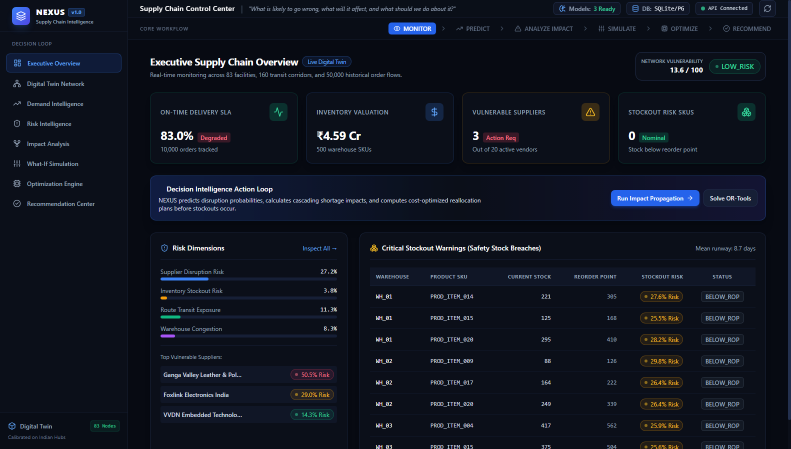
#> input picture NEXUS_Documentation_Assets/01_executive_overview.png, 1582 x 898 px, found by its file name (shown at 1/2 size)
$ python generate_pastel_assets.py
#> lines starting #> are read from the running program, lines starting #| are printed output that depends on the picture
"""
Generates custom pastel assets for the 13-slide NEXUS presentation.
Theme: Pastel Supply Chain Control Tower
Background: Warm Ivory (#FAF8F3) / Soft Cream (#FFFDF9)
Accents: Mint (#D9F3EE), Pastel Blue (#DCEBFA), Lavender (#E9E1F7), Peach (#FCE3D6), Yellow (#FFF0C7)
Text: Charcoal (#20252B), Slate (#626A73), Muted (#9299A1)
"""

import os
import matplotlib.pyplot as plt
import matplotlib.patches as patches
import numpy as np
from PIL import Image, ImageDraw, ImageFont, ImageFilter

OUTPUT_DIR = "NEXUS_Pastel_Presentation_Assets"
os.makedirs(OUTPUT_DIR, exist_ok=True)

IVORY = "#FAF8F3"
CREAM = "#FFFDF9"
CHARCOAL = "#20252B"
SECONDARY = "#626A73"
MUTED = "#9299A1"
BORDER_COLOR = "#E2DDD2"

MINT = "#D9F3EE"
MINT_BORDER = "#10B981"
BLUE = "#DCEBFA"
BLUE_BORDER = "#3B82F6"
LAVENDER = "#E9E1F7"
LAVENDER_BORDER = "#8B5CF6"
PEACH = "#FCE3D6"
PEACH_BORDER = "#F97316"
YELLOW = "#FFF0C7"
YELLOW_BORDER = "#EAB308"
CORAL = "#FEE2E2"
CORAL_BORDER = "#EF4444"

# Set matplotlib parameters for clean pastel style
plt.rcParams['font.sans-serif'] = 'DejaVu Sans'
plt.rcParams['axes.edgecolor'] = BORDER_COLOR
plt.rcParams['axes.linewidth'] = 1.0

# -------------------------------------------------------------
# 1. ABSTRACT COVER SUPPLY CHAIN NETWORK
# -------------------------------------------------------------
def generate_cover_network():
    fig, ax = plt.subplots(figsize=(8, 7), dpi=300)
    fig.patch.set_facecolor(IVORY)
    ax.set_facecolor(IVORY)
    ax.axis('off')

    # Subtle background grid dots
    for x in np.linspace(0.05, 0.95, 12):
        for y in np.linspace(0.05, 0.95, 12):
            ax.plot(x, y, 'o', color='#EAE5DB', markersize=2, alpha=0.6)

    # Define tier positions
    tiers = {
        'Suppliers': [(0.15, 0.78), (0.15, 0.50), (0.15, 0.22)],
        'Production': [(0.35, 0.65), (0.35, 0.35)],
        'Warehouses': [(0.55, 0.75), (0.55, 0.45), (0.55, 0.18)],
        'Hubs': [(0.72, 0.60), (0.72, 0.32)],
        'Demand': [(0.90, 0.80), (0.90, 0.52), (0.90, 0.25)]
    }

    # Draw connection lines (curved-like arcs or thin clean segments)
    all_nodes = [
        (0.15, 0.78), (0.15, 0.50), (0.15, 0.22),
        (0.35, 0.65), (0.35, 0.35),
        (0.55, 0.75), (0.55, 0.45), (0.55, 0.18),
        (0.72, 0.60), (0.72, 0.32),
        (0.90, 0.80), (0.90, 0.52), (0.90, 0.25)
    ]

    # Connections
    edges = [
        ((0.15, 0.78), (0.35, 0.65)),
        ((0.15, 0.50), (0.35, 0.65)),
        ((0.15, 0.50), (0.35, 0.35)),
        ((0.15, 0.22), (0.35, 0.35)),
        ((0.35, 0.65), (0.55, 0.75)),
        ((0.35, 0.65), (0.55, 0.45)),
        ((0.35, 0.35), (0.55, 0.45)),
        ((0.35, 0.35), (0.55, 0.18)),
        ((0.55, 0.75), (0.72, 0.60)),
        ((0.55, 0.45), (0.72, 0.60)),
        ((0.55, 0.45), (0.72, 0.32)),
        ((0.55, 0.18), (0.72, 0.32)),
        ((0.72, 0.60), (0.90, 0.80)),
        ((0.72, 0.60), (0.90, 0.52)),
        ((0.72, 0.32), (0.90, 0.52)),
        ((0.72, 0.32), (0.90, 0.25))
    ]

    for (x1, y1), (x2, y2) in edges:
        ax.plot([x1, x2], [y1, y2], '-', color='#D5D1C8', linewidth=1.5, alpha=0.8, zorder=1)

    # Highlight active flow corridor
    active_path = [(0.15, 0.50), (0.35, 0.65), (0.55, 0.45), (0.72, 0.60), (0.90, 0.52)]
    px = [p[0] for p in active_path]
    py = [p[1] for p in active_path]
    ax.plot(px, py, '-', color=BLUE_BORDER, linewidth=2.5, alpha=0.9, zorder=2)

    # Draw Nodes with pastel styling
    tier_styles = [
        ('Suppliers', tiers['Suppliers'], MINT, MINT_BORDER, "Supplier"),
        ('Production', tiers['Production'], BLUE, BLUE_BORDER, "Factory"),
        ('Warehouses', tiers['Warehouses'], LAVENDER, LAVENDER_BORDER, "Warehouse"),
        ('Hubs', tiers['Hubs'], YELLOW, YELLOW_BORDER, "Hub"),
        ('Demand', tiers['Demand'], PEACH, PEACH_BORDER, "Demand")
    ]

    for name, coords, bg, border, label in tier_styles:
        for x, y in coords:
            # Outer subtle halo
            circle_halo = patches.Circle((x, y), 0.045, facecolor=bg, edgecolor=border, linewidth=1.8, alpha=0.4, zorder=3)
            ax.add_patch(circle_halo)
            # Inner solid circle
            circle = patches.Circle((x, y), 0.028, facecolor=bg, edgecolor=border, linewidth=2.0, zorder=4)
            ax.add_patch(circle)

    # Header labels for echelons
    tier_headers = [
        (0.15, "SUPPLIERS"), (0.35, "PRODUCTION"), (0.55, "WAREHOUSES"),
        (0.72, "HUBS"), (0.90, "DEMAND")
    ]
    for x, title in tier_headers:
        ax.text(x, 0.90, title, ha='center', va='center', fontsize=7.5, fontweight='bold', color=SECONDARY)

    # Disruption indicator tag
    ax.text(0.15, 0.58, "SUP_001", ha='center', va='center', fontsize=7.5, fontweight='bold', color=CHARCOAL,
            bbox=dict(boxstyle='round,pad=0.2', facecolor=CREAM, edgecolor='#CBD5E1', alpha=0.95))

    ax.set_xlim(0.05, 0.98)
    ax.set_ylim(0.05, 0.98)
    plt.tight_layout()
    path = os.path.join(OUTPUT_DIR, "pastel_cover_network.png")
    plt.savefig(path, facecolor=fig.get_facecolor(), edgecolor='none')
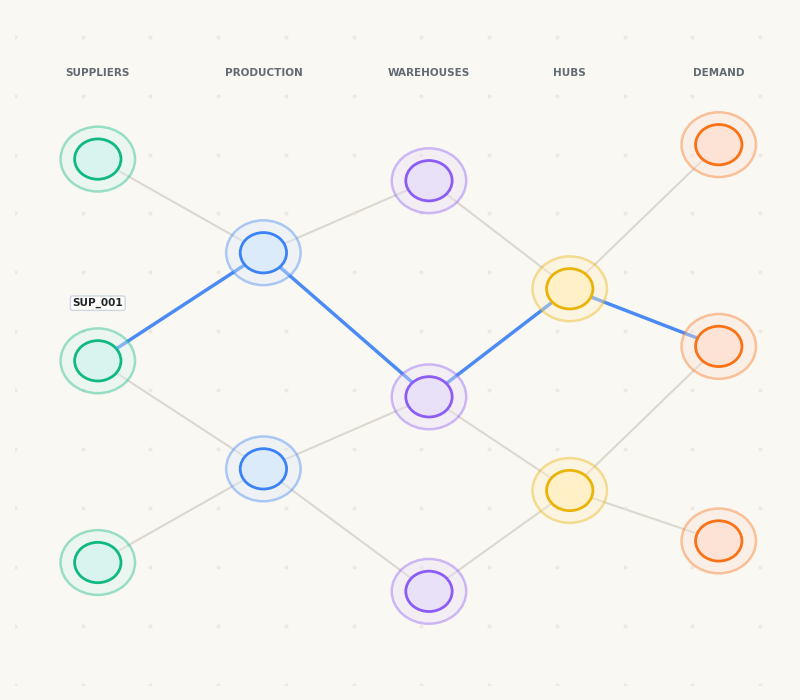
#> figure drawn by matplotlib, 1 panel
    plt.close()
    print("Saved:", path)

# -------------------------------------------------------------
# 2. PASTEL DECISION LOOP
# -------------------------------------------------------------
def generate_decision_loop():
    fig, ax = plt.subplots(figsize=(11, 4.5), dpi=300)
    fig.patch.set_facecolor(IVORY)
    ax.set_facecolor(IVORY)
    ax.axis('off')

    stages = [
        ("MONITOR", "What is happening?", "Live state of 83 nodes across 5 tiers", MINT, MINT_BORDER),
        ("PREDICT", "What is likely to happen?", "XGBoost demand & supplier risk", BLUE, BLUE_BORDER),
        ("IMPACT", "What will it affect?", "Graph BFS & warehouse runway days", LAVENDER, LAVENDER_BORDER),
        ("SIMULATE", "What if we intervene?", "Non-destructive what-if stress tests", YELLOW, YELLOW_BORDER),
        ("OPTIMIZE", "What is the best allocation?", "Google OR-Tools multi-echelon LP", "#DDEEDB", "#16A34A"),
        ("RECOMMEND", "What should we do?", "Plain directives & simulated dispatch", PEACH, PEACH_BORDER)
    ]

    n = len(stages)
    w = 0.14
    h = 0.65
    gap = (0.92 - (n * w)) / (n - 1)

    for i, (title, question, desc, bg, border) in enumerate(stages):
        x = 0.04 + i * (w + gap)
        y = 0.18

        # Rounded card
        card = patches.FancyBboxPatch((x, y), w, h, boxstyle="round,pad=0.02",
                                      linewidth=1.5, edgecolor=border, facecolor=bg)
        ax.add_patch(card)

        # Content
        ax.text(x + w/2, y + h - 0.12, f"0{i+1}", ha='center', va='center', fontsize=12, fontweight='bold', color=border)
        ax.text(x + w/2, y + h - 0.24, title, ha='center', va='center', fontsize=9.5, fontweight='bold', color=CHARCOAL)
        ax.text(x + w/2, y + h - 0.38, question, ha='center', va='center', fontsize=7.5, fontstyle='italic', fontweight='bold', color=SECONDARY)
        ax.text(x + w/2, y + 0.12, desc, ha='center', va='center', fontsize=7.0, color=SECONDARY, multialignment='center')

        # Arrow to next
        if i < n - 1:
            next_x = x + w
            arrow_end = next_x + gap
            ax.annotate('', xy=(arrow_end - 0.005, y + h/2), xytext=(next_x + 0.005, y + h/2),
                        arrowprops=dict(arrowstyle="-|>,head_width=0.35,head_length=0.5", color='#94A3B8', lw=1.6))

    # Bottom loop return arrow
    ax.annotate('', xy=(0.04 + w/2, 0.08), xytext=(0.04 + (n-1)*(w+gap) + w/2, 0.08),
                arrowprops=dict(arrowstyle="->,head_width=0.3,head_length=0.4", color='#CBD5E1', lw=1.4, linestyle='--'))
    ax.text(0.5, 0.08, "Closed Feedback Loop — Prediction directly drives operational decisions",
            ha='center', va='center', fontsize=8, color=MUTED, bbox=dict(boxstyle='round,pad=0.2', facecolor=CREAM, edgecolor='#E2DDD2'))

    ax.set_xlim(0, 1.0)
    ax.set_ylim(0, 0.95)
    plt.tight_layout()
    path = os.path.join(OUTPUT_DIR, "pastel_decision_loop.png")
    plt.savefig(path, facecolor=fig.get_facecolor(), edgecolor='none')
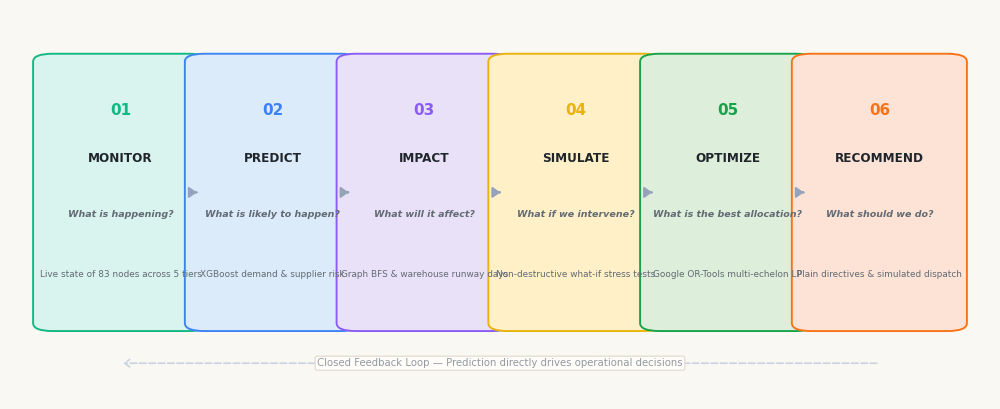
#> figure drawn by matplotlib, 1 panel
    plt.close()
    print("Saved:", path)

# -------------------------------------------------------------
# 3. PASTEL DIGITAL TWIN SIMPLIFIED TOPOLOGY & CASCADE
# -------------------------------------------------------------
def generate_digital_twin_map():
    fig, ax = plt.subplots(figsize=(10, 5), dpi=300)
    fig.patch.set_facecolor(IVORY)
    ax.set_facecolor(IVORY)
    ax.axis('off')

    # Five echelon columns
    col_x = [0.10, 0.30, 0.50, 0.70, 0.90]
    titles = [
        ("20 Suppliers", MINT, MINT_BORDER),
        ("8 Factories", BLUE, BLUE_BORDER),
        ("10 Warehouses", LAVENDER, LAVENDER_BORDER),
        ("15 Hubs", YELLOW, YELLOW_BORDER),
        ("30 Zones", PEACH, PEACH_BORDER)
    ]

    for idx, (t, bg, border) in enumerate(titles):
        cx = col_x[idx]
        card = patches.FancyBboxPatch((cx - 0.08, 0.15), 0.16, 0.70, boxstyle="round,pad=0.02",
                                      linewidth=1.2, edgecolor=border, facecolor=CREAM)
        ax.add_patch(card)
        # Header pill
        pill = patches.FancyBboxPatch((cx - 0.075, 0.72), 0.15, 0.10, boxstyle="round,pad=0.01",
                                      linewidth=0, facecolor=bg)
        ax.add_patch(pill)
        ax.text(cx, 0.77, t, ha='center', va='center', fontsize=8.5, fontweight='bold', color=CHARCOAL)

    # Disruption flow in coral
    # Supplier (SUP_001) -> Factory (PROD_01) -> WH_01 -> Hubs -> Demand
    disrupted_nodes = [
        (col_x[0], 0.55, "SUP_001\n(-80%)"),
        (col_x[1], 0.55, "Assembly\nStarved"),
        (col_x[2], 0.55, "WH_01\n(5.07d)"),
        (col_x[3], 0.55, "Hubs\nLow Stock"),
        (col_x[4], 0.55, "5 Metro\nZones")
    ]

    for i in range(len(disrupted_nodes) - 1):
        x1, y1, _ = disrupted_nodes[i]
        x2, y2, _ = disrupted_nodes[i+1]
        ax.annotate('', xy=(x2 - 0.05, y2), xytext=(x1 + 0.05, y1),
                    arrowprops=dict(arrowstyle="-|>,head_width=0.35,head_length=0.5", color=CORAL_BORDER, lw=2.2, linestyle='--'))

    for x, y, lbl in disrupted_nodes:
        node_box = patches.FancyBboxPatch((x - 0.065, y - 0.08), 0.13, 0.16, boxstyle="round,pad=0.02",
                                          linewidth=1.6, edgecolor=CORAL_BORDER, facecolor=CORAL)
        ax.add_patch(node_box)
        ax.text(x, y, lbl, ha='center', va='center', fontsize=7.5, fontweight='bold', color="#991B1B", multialignment='center')

    # Mitigation flow from alternative vendor
    alt_nodes = [
        (col_x[0], 0.28, "SUP_005\n(Backup)"),
        (col_x[2], 0.28, "WH_01\n(Rebalanced)")
    ]
    ax.annotate('', xy=(alt_nodes[1][0] - 0.05, 0.28), xytext=(alt_nodes[0][0] + 0.05, 0.28),
                arrowprops=dict(arrowstyle="-|>,head_width=0.35,head_length=0.5", color="#16A34A", lw=2.0))
    ax.text(0.30, 0.32, "NEXUS Reallocation (+₹5.04M Logistics)", ha='center', va='center', fontsize=7.5, fontweight='bold', color="#16A34A")

    for x, y, lbl in alt_nodes:
        node_box = patches.FancyBboxPatch((x - 0.065, y - 0.08), 0.13, 0.16, boxstyle="round,pad=0.02",
                                          linewidth=1.4, edgecolor="#16A34A", facecolor="#DCFCE7")
        ax.add_patch(node_box)
        ax.text(x, y, lbl, ha='center', va='center', fontsize=7.5, fontweight='bold', color="#166534", multialignment='center')

    ax.text(0.5, 0.90, "INDIAN MULTI-ECHELON TOPOLOGY (83 NODES, 160 CORRIDORS)",
            ha='center', va='center', fontsize=11, fontweight='bold', color=CHARCOAL)
    ax.text(0.5, 0.06, "Highlighting failure cascade from SUP_001 in Pune to WH_01, alongside optimal secondary vendor rerouting",
            ha='center', va='center', fontsize=8, color=SECONDARY)

    ax.set_xlim(0, 1.0)
    ax.set_ylim(0, 0.98)
    plt.tight_layout()
    path = os.path.join(OUTPUT_DIR, "pastel_supply_chain_twin.png")
    plt.savefig(path, facecolor=fig.get_facecolor(), edgecolor='none')
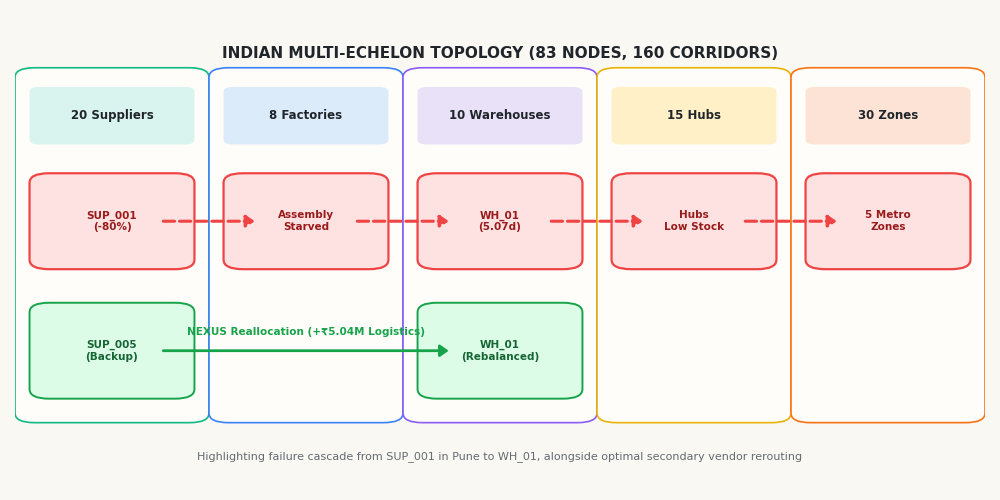
#> figure drawn by matplotlib, 1 panel
    plt.close()
    print("Saved:", path)

# -------------------------------------------------------------
# 4. PASTEL MODEL COMPARISON
# -------------------------------------------------------------
def generate_pastel_model_charts():
    fig, (ax1, ax2) = plt.subplots(1, 2, figsize=(11, 4.8), dpi=300, gridspec_kw={'width_ratios': [1.1, 1.1]})
    fig.patch.set_facecolor(IVORY)

    # Chart 1: Demand RMSE
    ax1.set_facecolor(CREAM)
    models = ['8-Week Moving Avg', '4-Week Moving Avg', 'Naive Persistence', 'XGBoost (NEXUS)']
    rmse_vals = [210775.27, 153446.84, 136255.10, 96042.50]
    colors = ['#E2E8F0', '#E2E8F0', '#CBD5E1', MINT]
    edgecolors = ['#CBD5E1', '#CBD5E1', '#94A3B8', MINT_BORDER]

    y_pos = np.arange(len(models))
    bars1 = ax1.barh(y_pos, rmse_vals, height=0.45, color=colors, edgecolor=edgecolors, linewidth=1.5)

    ax1.set_yticks(y_pos)
    ax1.set_yticklabels(models, fontsize=9, fontweight='bold', color=CHARCOAL)
    ax1.set_xlabel('Root Mean Squared Error (RMSE)', fontsize=8.5, color=SECONDARY, labelpad=8)
    ax1.set_title('Demand Forecasting Error (Walmart Series)', fontsize=10.5, fontweight='bold', color=CHARCOAL, pad=12)
    ax1.grid(axis='x', color='#EAE5DB', linestyle='--', alpha=0.8)
    ax1.tick_params(colors=SECONDARY, labelsize=8)
    ax1.set_xlim(0, 250000)

    for b in bars1:
        w = b.get_width()
        ax1.text(w + 3500, b.get_y() + b.get_height()/2, f"{w:,.0f}", va='center', ha='left', color=CHARCOAL, fontsize=8, fontweight='bold')

    # Callout badge for XGBoost
    ax1.text(96042.50 / 2, 3, "-29.51% RMSE", va='center', ha='center', color="#065F46", fontsize=8, fontweight='bold')

    # Chart 2: Supplier Risk Metrics
    ax2.set_facecolor(CREAM)
    metrics = ['Precision', 'Recall', 'F1-Score']
    lr = [0.7531, 0.7349, 0.7439]
    xgb = [0.7442, 0.7711, 0.7574]

    x = np.arange(len(metrics))
    w = 0.32

    b1 = ax2.bar(x - w/2, lr, w, label='Logistic Regression Baseline', color='#F1F5F9', edgecolor='#94A3B8', linewidth=1.2)
    b2 = ax2.bar(x + w/2, xgb, w, label='XGBoost Classifier (NEXUS)', color=BLUE, edgecolor=BLUE_BORDER, linewidth=1.4)

    ax2.set_ylabel('Score (0.0 - 1.0)', fontsize=8.5, color=SECONDARY)
    ax2.set_title('Supplier Risk on 10 Unseen Vendors', fontsize=10.5, fontweight='bold', color=CHARCOAL, pad=12)
    ax2.set_xticks(x)
    ax2.set_xticklabels(metrics, fontsize=9, fontweight='bold', color=CHARCOAL)
    ax2.set_ylim(0.65, 0.85)
    ax2.grid(axis='y', color='#EAE5DB', linestyle='--', alpha=0.8)
    ax2.tick_params(colors=SECONDARY, labelsize=8)
    ax2.legend(loc='lower right', facecolor=CREAM, edgecolor='#CBD5E1', fontsize=7.5)

    for b in b1:
        h = b.get_height()
        ax2.text(b.get_x() + b.get_width()/2, h + 0.005, f"{h:.3f}", ha='center', va='bottom', color=SECONDARY, fontsize=7.5)
    for b in b2:
        h = b.get_height()
        ax2.text(b.get_x() + b.get_width()/2, h + 0.005, f"{h:.3f}", ha='center', va='bottom', color="#1E40AF", fontsize=7.5, fontweight='bold')

    plt.tight_layout()
    path = os.path.join(OUTPUT_DIR, "pastel_model_charts.png")
    plt.savefig(path, facecolor=fig.get_facecolor(), edgecolor='none')
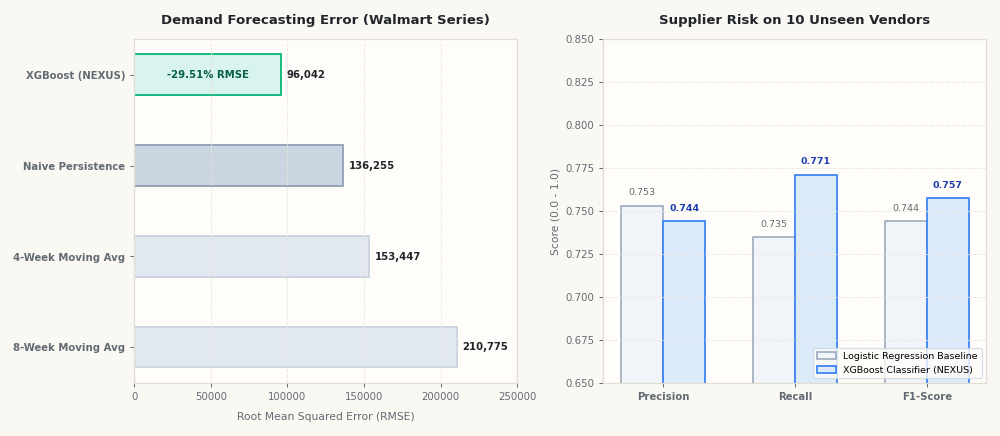
#> figure drawn by matplotlib, 2 panels; panel 2: tallest bar 0.753 high, from x = -0.32 to 0; panel 2: tallest bar 0.771 high, from x = 1 to 1.32
    plt.close()
    print("Saved:", path)

# -------------------------------------------------------------
# 5. PASTEL OPTIMIZATION COMPARISON CARDS
# -------------------------------------------------------------
def generate_pastel_optimization_diff():
    fig, ax = plt.subplots(figsize=(11, 4.5), dpi=300)
    fig.patch.set_facecolor(IVORY)
    ax.set_facecolor(IVORY)
    ax.axis('off')

    # Baseline Card (Left)
    card1 = patches.FancyBboxPatch((0.05, 0.15), 0.38, 0.70, boxstyle="round,pad=0.03",
                                   linewidth=1.5, edgecolor=PEACH_BORDER, facecolor=PEACH)
    ax.add_patch(card1)
    ax.text(0.24, 0.76, "BASELINE HEURISTIC", ha='center', va='center', fontsize=11, fontweight='bold', color="#9A3412")
    ax.text(0.24, 0.65, "₹41.22M", ha='center', va='center', fontsize=24, fontweight='bold', color=CHARCOAL)
    ax.text(0.24, 0.58, "Total Operational Cost", ha='center', va='center', fontsize=9, color=SECONDARY)
    ax.text(0.24, 0.44, "69,843 Units", ha='center', va='center', fontsize=14, fontweight='bold', color="#B91C1C")
    ax.text(0.24, 0.38, "Unmet Demand Shortage", ha='center', va='center', fontsize=8.5, color=SECONDARY)
    ax.text(0.24, 0.26, "54.57% Service Level", ha='center', va='center', fontsize=12, fontweight='bold', color="#9A3412")

    # Center Differential Pill
    diff_box = patches.FancyBboxPatch((0.44, 0.22), 0.12, 0.56, boxstyle="round,pad=0.02",
                                      linewidth=1.4, edgecolor=MINT_BORDER, facecolor=CREAM)
    ax.add_patch(diff_box)
    ax.text(0.50, 0.66, "-53.19%", ha='center', va='center', fontsize=13, fontweight='bold', color=MINT_BORDER)
    ax.text(0.50, 0.59, "Cost Cut", ha='center', va='center', fontsize=7.5, color=SECONDARY)
    ax.text(0.50, 0.48, "₹21.92M", ha='center', va='center', fontsize=11, fontweight='bold', color=CHARCOAL)
    ax.text(0.50, 0.42, "Saved", ha='center', va='center', fontsize=7.5, color=SECONDARY)
    ax.text(0.50, 0.32, "+45.43 pp", ha='center', va='center', fontsize=10, fontweight='bold', color=MINT_BORDER)
    ax.text(0.50, 0.26, "SLA Gain", ha='center', va='center', fontsize=7.5, color=SECONDARY)

    # NEXUS Optimized Card (Right)
    card2 = patches.FancyBboxPatch((0.57, 0.15), 0.38, 0.70, boxstyle="round,pad=0.03",
                                   linewidth=1.8, edgecolor=MINT_BORDER, facecolor=MINT)
    ax.add_patch(card2)
    ax.text(0.76, 0.76, "NEXUS OPTIMIZED (OR-TOOLS)", ha='center', va='center', fontsize=11, fontweight='bold', color="#065F46")
    ax.text(0.76, 0.65, "₹19.29M", ha='center', va='center', fontsize=24, fontweight='bold', color=CHARCOAL)
    ax.text(0.76, 0.58, "Total Operational Cost", ha='center', va='center', fontsize=9, color=SECONDARY)
    ax.text(0.76, 0.44, "0 Units", ha='center', va='center', fontsize=14, fontweight='bold', color="#065F46")
    ax.text(0.76, 0.38, "Zero Unmet Shortage", ha='center', va='center', fontsize=8.5, color=SECONDARY)
    ax.text(0.76, 0.26, "100.00% Service Level", ha='center', va='center', fontsize=12, fontweight='bold', color="#065F46")

    ax.text(0.50, 0.90, "FLAGSHIP DISRUPTION: 80% CAPACITY LOSS ON SUP_001 (10 DAYS)",
            ha='center', va='center', fontsize=10.5, fontweight='bold', color=CHARCOAL)
    ax.text(0.50, 0.06, "Simulated stress scenario outcome using Google OR-Tools multi-echelon linear program (Solver runtime: 0.0094s)",
            ha='center', va='center', fontsize=8, color=SECONDARY)

    ax.set_xlim(0, 1.0)
    ax.set_ylim(0, 0.98)
    plt.tight_layout()
    path = os.path.join(OUTPUT_DIR, "pastel_optimization_diff.png")
    plt.savefig(path, facecolor=fig.get_facecolor(), edgecolor='none')
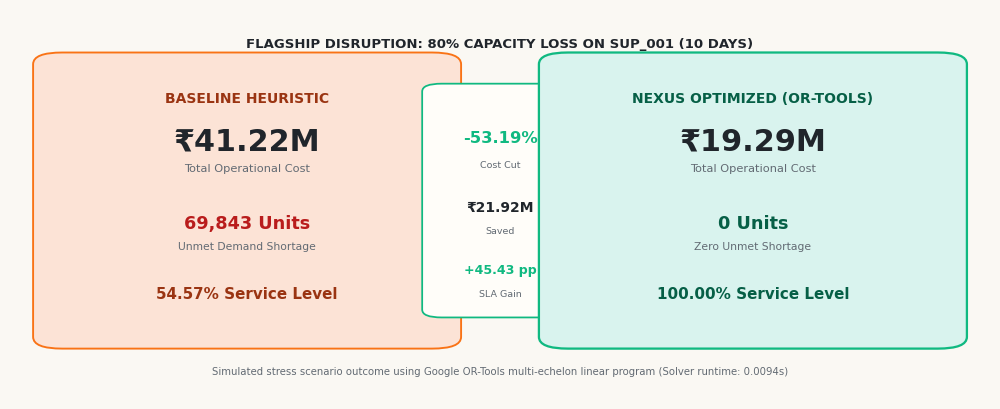
#> figure drawn by matplotlib, 1 panel
    plt.close()
    print("Saved:", path)

# -------------------------------------------------------------
# 6. PASTEL PRODUCT COLLAGE (CROPPED FRONTEND SCREENS)
# -------------------------------------------------------------
def generate_product_collage():
    doc_assets = "NEXUS_Documentation_Assets"

    # We will pick 4 key screens and crop them into clean rounded cards
    screens = [
        ("01_executive_overview.png", "MONITOR", MINT, MINT_BORDER),
        ("02_digital_twin_network.png", "TRACE", BLUE, BLUE_BORDER),
        ("03_demand_intelligence.png", "PREDICT", LAVENDER, LAVENDER_BORDER),
        ("07_optimization_engine.png", "OPTIMIZE", YELLOW, YELLOW_BORDER),
        ("08_recommendation_center.png", "DECIDE", PEACH, PEACH_BORDER)
    ]

    canvas_w, canvas_h = 1600, 750
    collage = Image.new('RGB', (canvas_w, canvas_h), color=IVORY)
    draw = ImageDraw.Draw(collage)

    thumb_w, thumb_h = 300, 600
    gap = (canvas_w - 60 - (5 * thumb_w)) // 4

    for idx, (fname, label, bg, border) in enumerate(screens):
        p = os.path.join(doc_assets, fname)
        x = 30 + idx * (thumb_w + gap)
        y = 50

        if os.path.exists(p):
            im = Image.open(p).convert('RGB')
#> im is the input picture: PIL image 1582x898 RGB; mean R, G, B 16.4, 21.3, 32.8
            # Intelligent crop: take the most interesting upper-middle portion of the dashboard
            w_orig, h_orig = im.size
#> (the rest of the program and of its run is left out)
